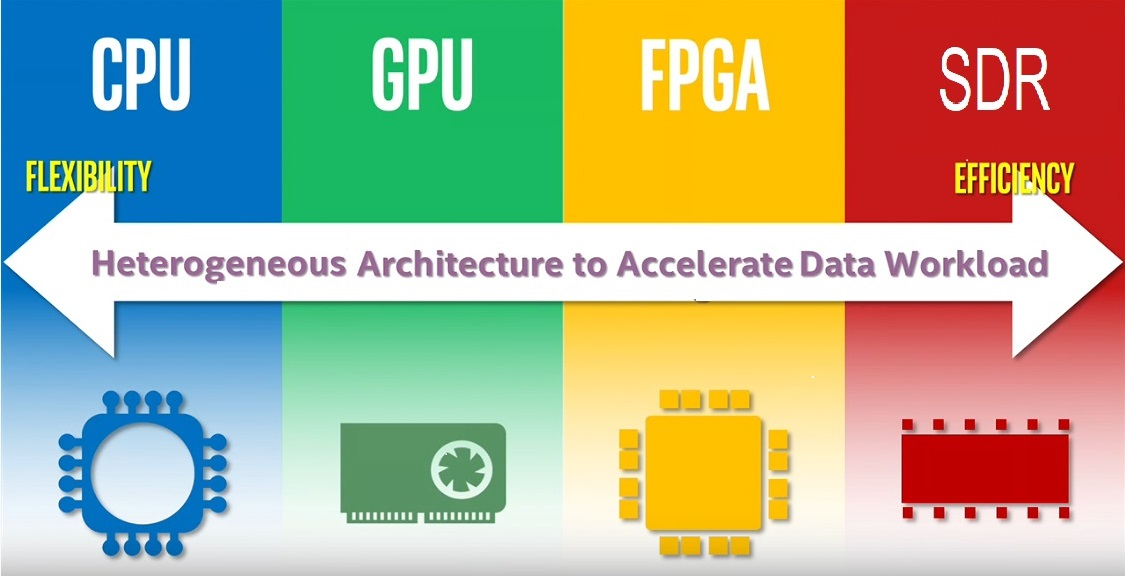
#> input picture week5/BigDataImage-1.jpg, 1125 x 577 px, found by its file name
$ python ex2.py
#> lines starting #> are read from the running program, lines starting #| are printed output that depends on the picture
import matplotlib.pyplot as plt
import matplotlib.image as mpimg

# Read in the image (replace 'your_image.png' with the actual image file)
img = mpimg.imread('BigDataImage-1.jpg')
#> img is the input picture: shape (577, 1125, 3); mean R, G, B 173.5, 175.2, 144.6

# Select the Red component (R) of the image
lum_img = img[:, :, 0]
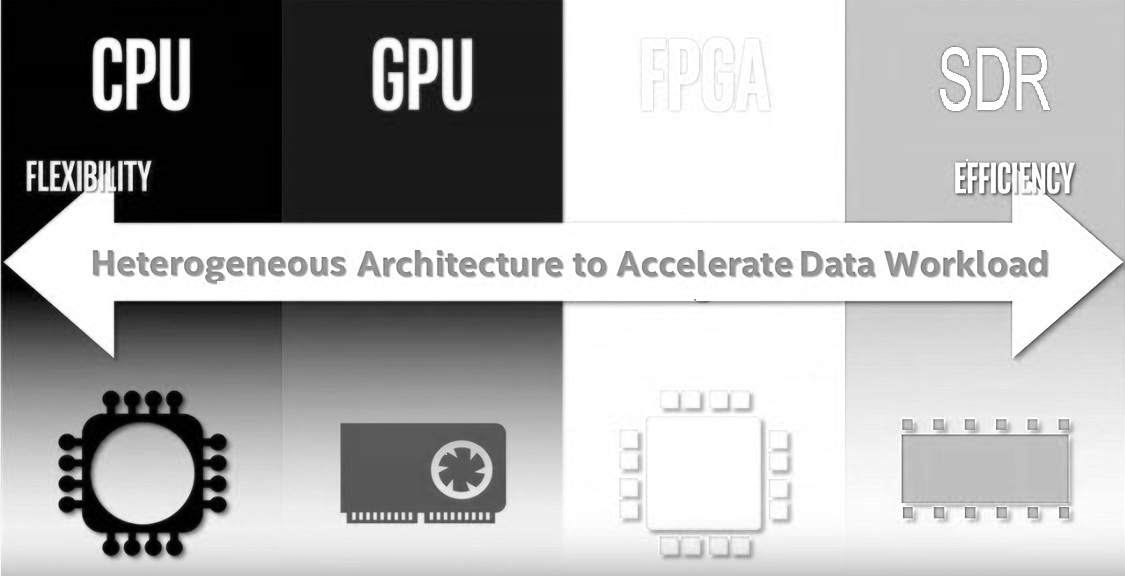
#> lum_img: shape (577, 1125); min 0, max 255, mean 173.5

# Display the new image with a title
plt.imshow(lum_img)
plt.title("Red Component of the Image")
plt.axis('off')  # Turn off axis ticks
plt.show()

# Plot the histogram of the Red component
plt.figure(2)
plt.hist(lum_img.ravel(), bins=256, range=(0.0, 255), fc='k', ec='k')
plt.title("Histogram of Red Component")
plt.xlabel("Pixel Intensity")
plt.ylabel("Frequency")
plt.grid(True)
plt.show()
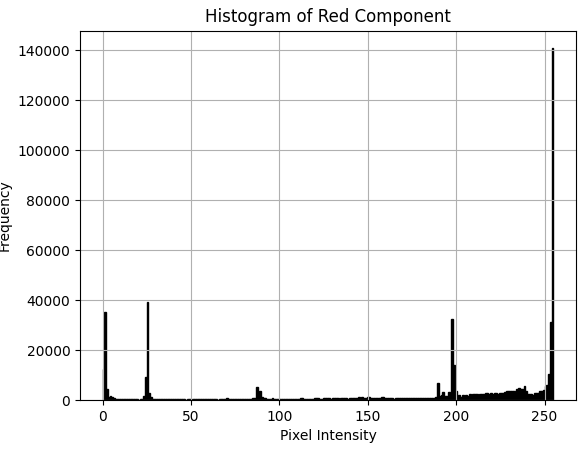
#> figure drawn by matplotlib, 1 panel; tallest bar 140905 high, from x = 254 to 255
